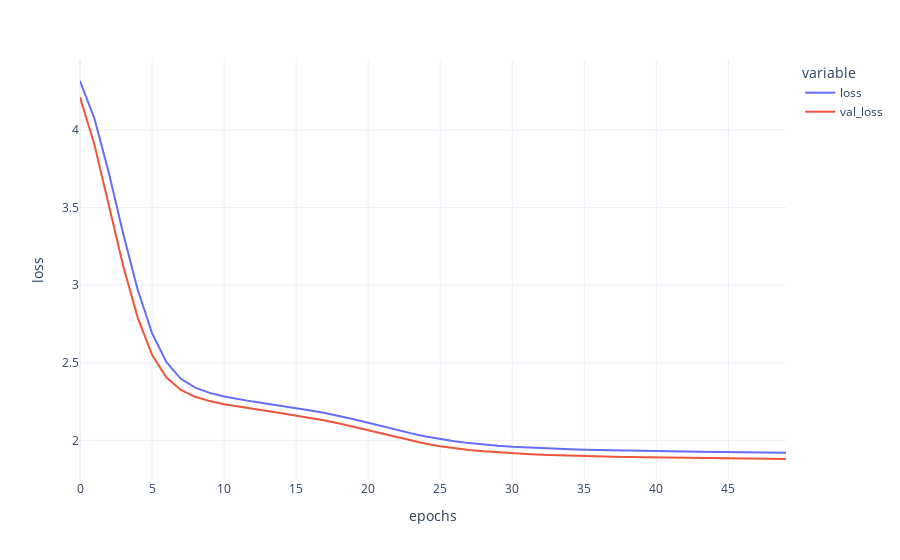

Source (notebook cell):
### Code cell
px.line(
    pd.DataFrame(mob2vec.history.history),
    template="plotly_white",
    labels={"index": "epochs", "value": "loss"},
)

### Figure 1 — Plotly figure (JSON) as saved in the notebook; plotly's stock layout.template omitted (floating-point values rounded to 4 significant figures)
{"data": [{"hovertemplate": "variable=loss<br>epochs=%{x}<br>loss=%{y}<extra></extra>", "legendgroup": "loss", "line": {"color": "#636efa", "dash": "solid"}, "marker": {"symbol": "circle"}, "mode": "lines", "name": "loss", "orientation": "v", "showlegend": true, "type": "scatter", "x": [0, 1, 2, 3, 4, 5, 6, 7, 8, 9, 10, 11, 12, 13, 14, 15, 16, 17, 18, 19, 20, 21, 22, 23, 24, 25, 26, 27, 28, 29, 30, 31, 32, 33, 34, 35, 36, 37, 38, 39, 40, 41, 42, 43, 44, 45, 46, 47, 48, 49], "xaxis": "x", "y": [4.315, 4.073, 3.724, 3.332, 2.972, 2.691, 2.503, 2.397, 2.34, 2.306, 2.283, 2.265, 2.25, 2.236, 2.222, 2.208, 2.193, 2.176, 2.157, 2.136, 2.114, 2.09, 2.067, 2.045, 2.026, 2.009, 1.994, 1.982, 1.973, 1.965, 1.959, 1.953, 1.949, 1.945, 1.942, 1.94, 1.938, 1.936, 1.934, 1.932, 1.931, 1.929, 1.928, 1.927, 1.925, 1.924, 1.923, 1.922, 1.921, 1.92], "yaxis": "y"}, {"hovertemplate": "variable=val_loss<br>epochs=%{x}<br>loss=%{y}<extra></extra>", "legendgroup": "val_loss", "line": {"color": "#EF553B", "dash": "solid"}, "marker": {"symbol": "circle"}, "mode": "lines", "name": "val_loss", "orientation": "v", "showlegend": true, "type": "scatter", "x": [0, 1, 2, 3, 4, 5, 6, 7, 8, 9, 10, 11, 12, 13, 14, 15, 16, 17, 18, 19, 20, 21, 22, 23, 24, 25, 26, 27, 28, 29, 30, 31, 32, 33, 34, 35, 36, 37, 38, 39, 40, 41, 42, 43, 44, 45, 46, 47, 48, 49], "xaxis": "x", "y": [4.21, 3.906, 3.515, 3.123, 2.792, 2.552, 2.404, 2.325, 2.281, 2.253, 2.233, 2.217, 2.202, 2.189, 2.175, 2.161, 2.145, 2.128, 2.108, 2.087, 2.064, 2.04, 2.018, 1.997, 1.978, 1.963, 1.95, 1.939, 1.93, 1.922, 1.916, 1.912, 1.908, 1.904, 1.901, 1.899, 1.897, 1.895, 1.893, 1.892, 1.89, 1.889, 1.888, 1.886, 1.885, 1.884, 1.883, 1.882, 1.881, 1.88], "yaxis": "y"}], "layout": {"legend": {"title": {"text": "variable"}, "tracegroupgap": 0}, "margin": {"t": 60}, "xaxis": {"anchor": "y", "domain": [0, 1], "title": {"text": "epochs"}}, "yaxis": {"anchor": "x", "domain": [0, 1], "title": {"text": "loss"}}}}
